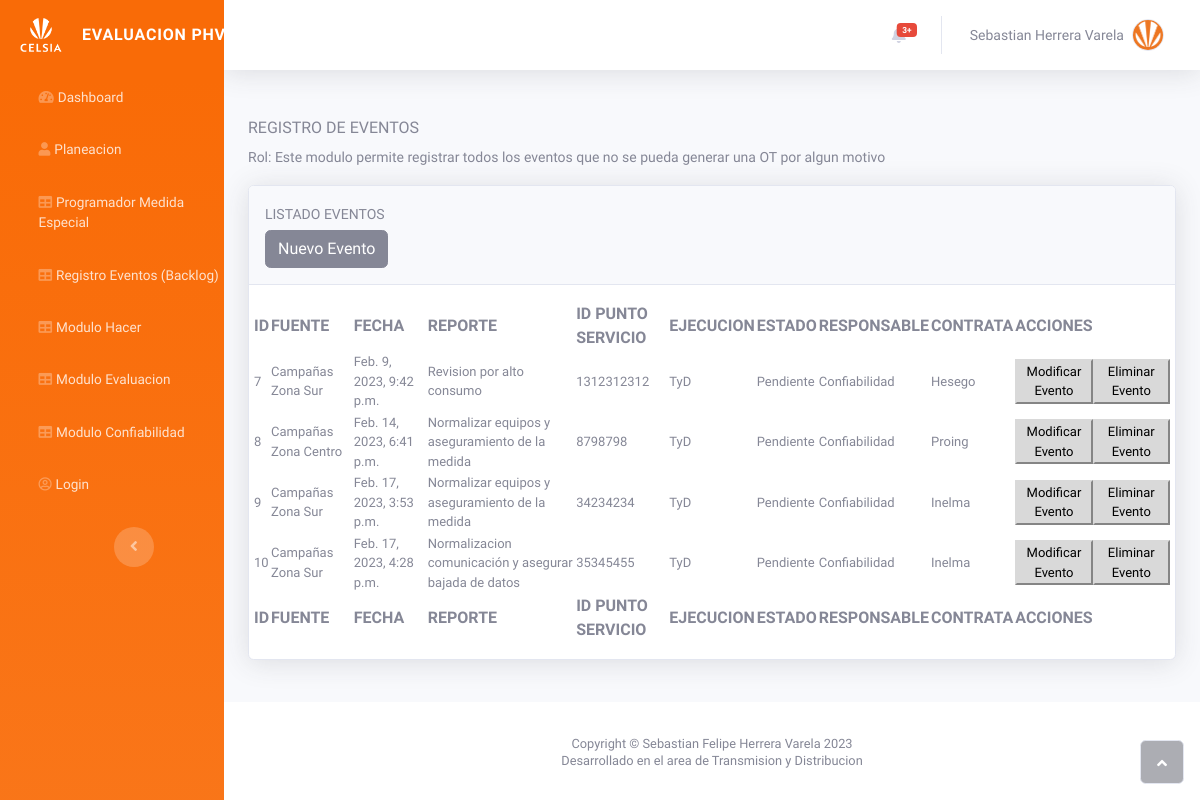
Before: /eventos with the older database file.
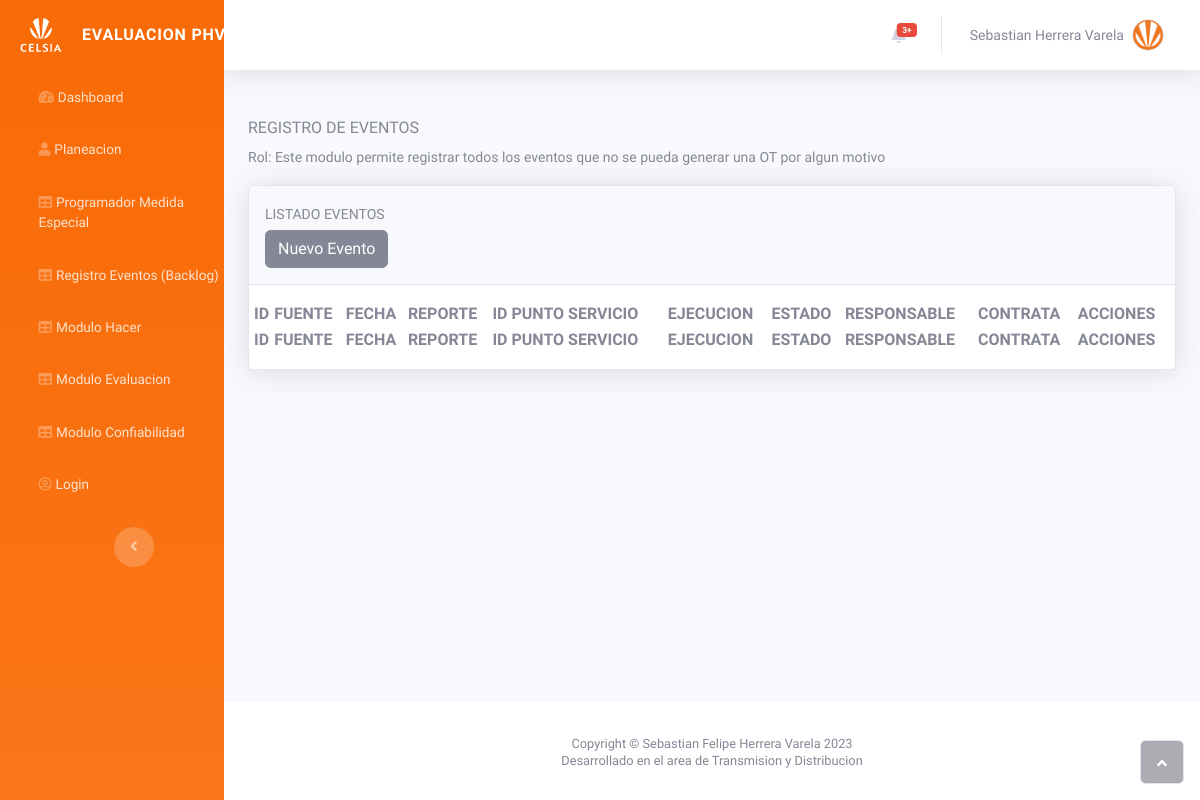
After: the same page with the newer database file.
### planeacion/models.py (models this page shows, shortened)
class Backlog(models.Model):
    fecha = models.DateTimeField(auto_now_add=True)
    fuente = models.CharField(("Quien reporta"), max_length=50)
    reporte = models.CharField(("Que reporta"), max_length=250)
    id_punto_servicio = models.CharField(("ID Punto Servicio"), max_length=15)
    ejecucion = models.CharField(("Quien ejecuta la actividad"), max_length=200)
    estado = models.CharField(("Estado Alerta"), max_length=50)
    responsable = models.CharField(("Quien Resuelve"), max_length=200)
    contrata = models.CharField(("Contratista"), max_length=200)
    class Meta:
        verbose_name = 'Backlog'
        verbose_name_plural = 'Backlog'

### planeacion/views.py (the view)
# urls.py: path("eventos", views.list_backlog, name="list_backlog"),
def list_backlog(request):
    data = Backlog.objects.all()
    return render(request, "eventos/listar_eventos.html", {"data": data})

### planeacion/templates/eventos/listar_eventos.html (shortened to what this page needs)
{% extends 'base.html' %}
{% block content %}
  <div class="container-fluid mt-5">
    <h6 class="text-dark text-gray-600 text-uppercase">Registro de Eventos</h6>
    <small class="form-text1">
      Rol: Este modulo permite registrar todos los eventos que no se pueda generar
      una OT por algun motivo
    </small>
    <div class="card shadow mt-3">
      <div class="card-header py-3">
        <small class="text-primary m-0 text-gray-600 text-uppercase">Listado Eventos</small>
        <div class="input-group mt-1">
          <a class="btn btn-secondary" href="{% url "planeacion:registrar_eventos" %}">Nuevo Evento</a>
        </div>
      </div>
      <div class="card-body">
        <div class="row">
          <table id="sebastian" class="display responsive nowrap" style="width: 100%">
            <thead>
              <tr>
                <th class="text-uppercase">ID</th>
                <th class="text-uppercase">Fuente</th>
                <th class="text-uppercase">Fecha</th>
                <th class="text-uppercase">Reporte</th>
                <th class="text-uppercase">ID Punto Servicio</th>
                <th class="text-uppercase">Ejecucion</th>
                <th class="text-uppercase">Estado</th>
                <th class="text-uppercase">Responsable</th>
                <th class="text-uppercase">Contrata</th>
                <th class="text-uppercase">Acciones</th>
              </tr>
            </thead>
            <tbody>
              {% for info in data %}
                <tr>
                  <td class="text-capitalcase">{{ info.id }}</td>
                  <td class="text-capitalcase">{{ info.fuente }}</td>
                  <td class="text-capitalcase">{{ info.fecha }}</td>
                  <td class="text-capitalcase">{{ info.reporte }}</td>
                  <td class="text-capitalcase">{{ info.id_punto_servicio }}</td>
                  <td class="text-capitalcase">{{ info.ejecucion }}</td>
                  <td class="text-capitalcase">{{ info.estado }}</td>
                  <td class="text-capitalcase">{{ info.responsable }}</td>
                  <td class="text-capitalcase">{{ info.contrata }}</td>
                  <td>
                    <div class="contenedorBotones">
                      <button class="btn-primary botonesFormularios" type="button">Modificar Evento</button>
                      <button class="btn-primary botonesFormularios" type="button">Eliminar Evento</button>
                    </div>
                  </td>
                </tr>
              {% endfor %}
            </tbody>
            <tfoot>
              <tr>
                <th class="text-uppercase">
                  ID
                </th>
                <th class="text-uppercase">
                  Fuente
                </th>
                <th class="text-uppercase">
                  Fecha
                </th>
                <th class="text-uppercase">
                  Reporte
                </th>
                <th class="text-uppercase">
                  ID Punto Servicio
                </th>
                <th class="text-uppercase">
                  Ejecucion
                </th>
                <th class="text-uppercase">
                  Estado
                </th>
                <th class="text-uppercase">
                  Responsable
                </th>
                <th class="text-uppercase">
                  Contrata
                </th>
                <th class="text-uppercase">
                  Acciones
                </th>
              </tr>
            </tfoot>
          </table>
        </div>
      </div>
    </div>
  </div>
{% endblock content %}

Changed rows visible on the page:
removed Backlog: id "7", fuente "Campañas Zona Sur", fecha "Feb. 9, 2023, 9:42 p.m.", reporte "Revision por alto consumo", id_punto_servicio "1312312312", ejecucion "TyD", estado "Pendiente", responsable "Confiabilidad", contrata "Hesego"
removed Backlog: id "8", fuente "Campañas Zona Centro", fecha "Feb. 14, 2023, 6:41 p.m.", reporte "Normalizar equipos y aseguramiento de la medida", id_punto_servicio "8798798", ejecucion "TyD", estado "Pendiente", responsable "Confiabilidad", contrata "Proing"
removed Backlog: id "9", fuente "Campañas Zona Sur", fecha "Feb. 17, 2023, 3:53 p.m.", reporte "Normalizar equipos y aseguramiento de la medida", id_punto_servicio "34234234", ejecucion "TyD", estado "Pendiente", responsable "Confiabilidad", contrata "Inelma"
removed Backlog: id "10", fuente "Campañas Zona Sur", fecha "Feb. 17, 2023, 4:28 p.m.", reporte "Normalizacion comunicación y asegurar bajada de datos", id_punto_servicio "35345455", ejecucion "TyD", estado "Pendiente", responsable "Confiabilidad", contrata "Inelma"
